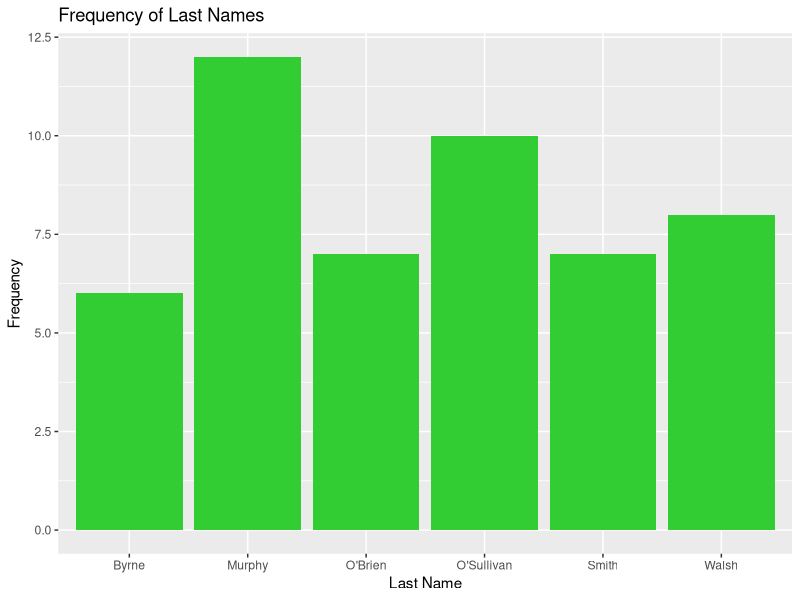
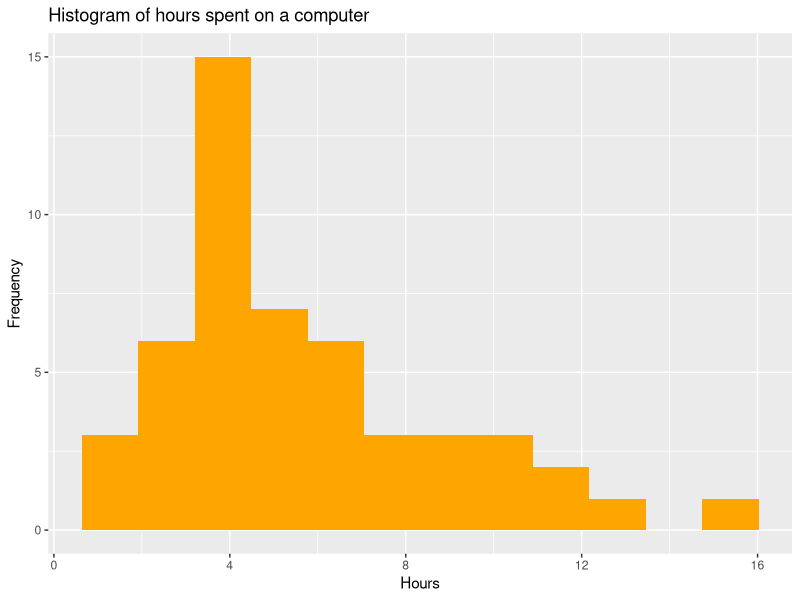
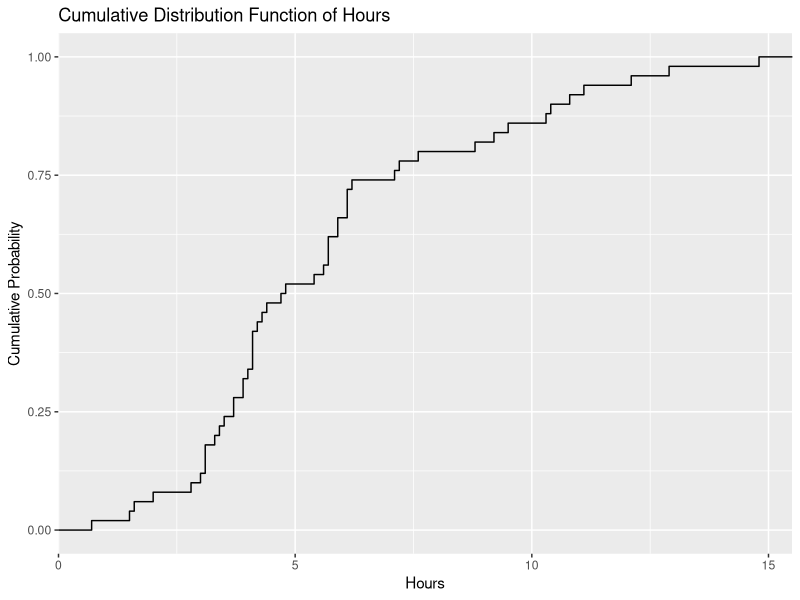
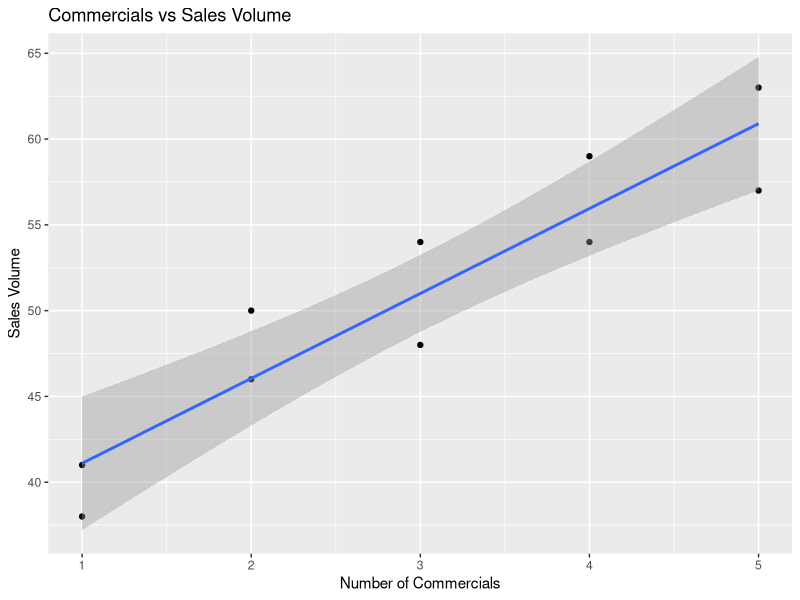
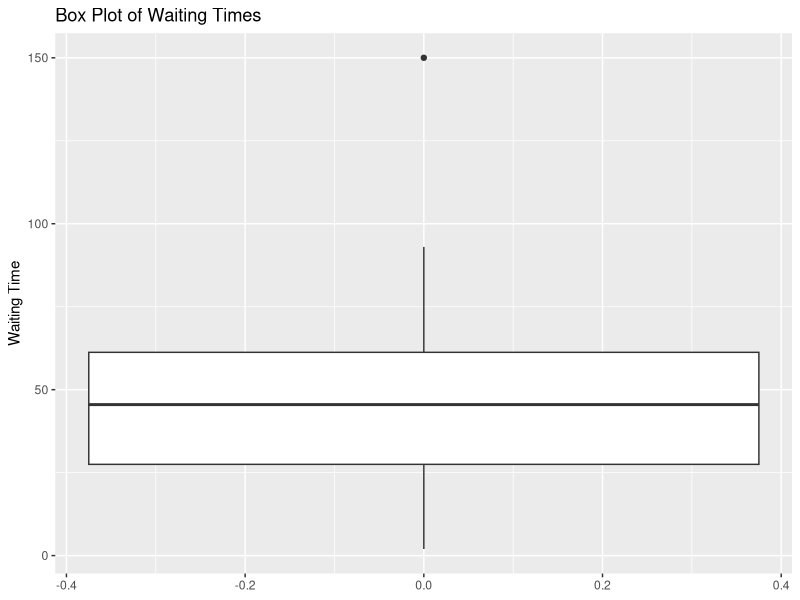
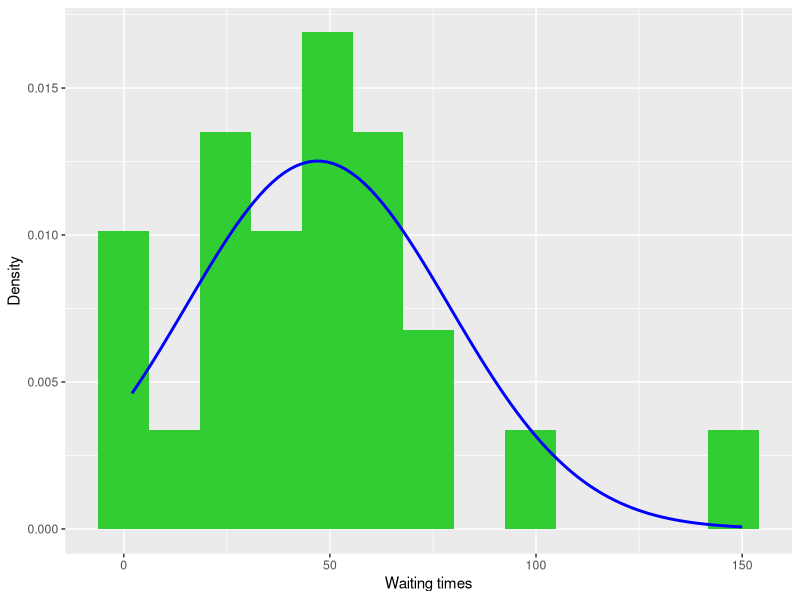

Write the R code that produced these figures, in order.
library(ggplot2)
library(dplyr)

setwd("C:/Users/ccurrie/OneDrive - University of Southampton/Documents/Teaching/MATH6006 Stoch Proc and Stats/Statistics Section/Data")

# Read in names data
names <- readLines("names.txt")
field_name <- "last_names"
names_df <- data.frame(name = names[-1], stringsAsFactors = FALSE)
colnames(names_df) <- field_name

#Find frequencies
frequency_df <- as.data.frame(table(names_df[[1]]))
colnames(frequency_df) <- c(field_name, "Frequency")

#Draw a bar plot with lime green coloured bars
ggplot(frequency_df, aes(x=last_names, y = Frequency)) +
  geom_bar(stat="identity", fill = "limegreen") +
  labs(
    title = "Frequency of Last Names",
    x = names[1],
    y = "Frequency"
  )

# Read in computer data
computer <- readLines("computer.txt")
computer_field_name <- "Hours"
computer_df <- data.frame(computer = computer[-1])
colnames(computer_df)<- computer_field_name
computer_df$Hours <- as.double(computer_df$Hours)

#Draw Histogram
ggplot(computer_df, aes(x=Hours)) +
  geom_histogram(
    bins=12,
    fill ="orange"
  ) +
  labs(
    title = "Histogram of hours spent on a computer",
    x = "Hours",
    y = "Frequency"
  ) 

#Draw ECDF
ggplot(computer_df, aes(x=Hours)) +
  stat_ecdf() +
  labs(
    title = "Cumulative Distribution Function of Hours",
    x="Hours",
    y= "Cumulative Probability"
  )
  
#Read in equipment store data
equipment_df <- read.table(
  "store.txt",
  header = TRUE,
  sep = "\t"
)

#Draw scatterplot`
ggplot(equipment_df, aes(x=`No..of.Commercials`, y=`Sales.Volume`)) +
  geom_point()  +
  geom_smooth(method = "lm", se = TRUE) +
  labs(
    title = "Commercials vs Sales Volume",
    x = "Number of Commercials",
    y = "Sales Volume"
  )

#Read in waiting times data
waiting_df <- read.table(
  "WaitingTime.txt",
  header = TRUE,
  sep = "\t"
)

#Draw boxplot
ggplot(waiting_df, aes(y=Waiting.Time)) +
  geom_boxplot() +
  labs(
    title = "Box Plot of Waiting Times",
    y = "Waiting Time"
  )

#Draw a histogram with a normal curve superimposed
ggplot(waiting_df, aes(x = Waiting.Time)) +
  geom_histogram(
    aes(y = after_stat(density)),
    bins = 13,
    fill = "limegreen",
  ) +
  stat_function(
    fun = dnorm,
    args = list(
      mean = mean(waiting_df$Waiting.Time),
      sd = sd(waiting_df$Waiting.Time)
    ),
    colour = "blue",
    linewidth = 1
  ) +
  labs(
    x = "Waiting times",
    y = "Density"
  )
